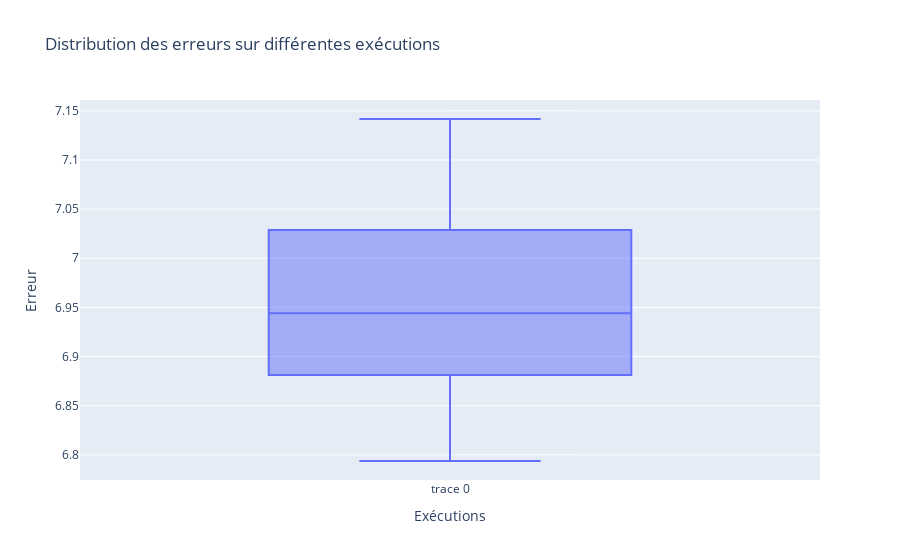

Notebook cell for this chart:
### Code cell
k_IAWE = 10

Code.plot_uncertainty(r, theta_true, x, noised_A, noised_b, k_IAWE, n_simulations, num_runs, method='log_likelihood_ML_SS')

### Figure 1 — Plotly figure (JSON) as saved in the notebook; plotly's stock layout.template omitted (floating-point values rounded to 4 significant figures)
{"data": [{"type": "box", "y": [7.121, 6.794, 6.881, 6.818, 7.029, 6.978, 6.881, 7.026, 7.142, 6.91]}], "layout": {"title": {"text": "Distribution des erreurs sur différentes exécutions"}, "xaxis": {"title": {"text": "Exécutions"}}, "yaxis": {"title": {"text": "Erreur"}}}}
